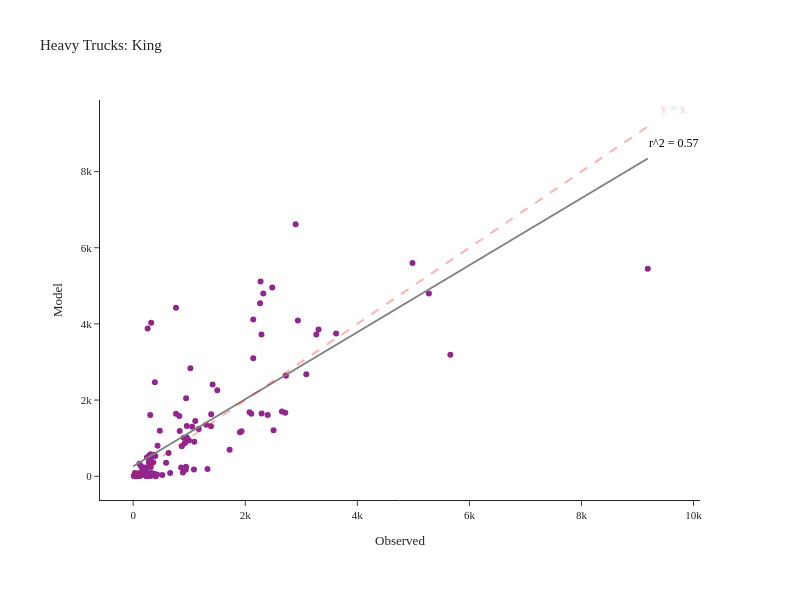

Notebook source saved alongside this figure:
### Code cell
fig = create_truck_chart(df_daily_heavy, 'Heavy', 'King')
fig.show()

### Figure 1 — Plotly figure (JSON) as saved in the notebook; plotly's stock layout.template omitted (floating-point values rounded to 4 significant figures; data arrays with more than 128 entries replaced by an {"elided": "..."} marker saying what was removed)
{"data": [{"customdata": {"elided": "132x2 str values"}, "hovertemplate": "Observed=%{x}<br>Model=%{y}<br>location=%{customdata[0]}<br>County=%{customdata[1]}<extra></extra>", "legendgroup": "", "line": {"color": "Grey", "width": 2}, "marker": {"color": "#91268F", "symbol": "circle"}, "mode": "markers", "name": "", "orientation": "v", "showlegend": false, "type": "scatter", "x": {"elided": "132 int values"}, "xaxis": "x", "y": {"elided": "132 int values"}, "yaxis": "y"}, {"hovertemplate": "Observed=%{x}<br>Model=%{y}<extra></extra>", "legendgroup": "", "line": {"color": "Grey", "dash": "solid", "width": 2}, "marker": {"symbol": "circle"}, "mode": "lines", "name": "", "orientation": "v", "showlegend": false, "type": "scatter", "x": [0.0, 92.76, 185.5, 278.3, 371.0, 463.8, 556.5, 649.3, 742.1, 834.8, 927.6, 1020.0, 1113.0, 1206.0, 1299.0, 1391.0, 1484.0, 1577.0, 1670.0, 1762.0, 1855.0, 1948.0, 2041.0, 2133.0, 2226.0, 2319.0, 2412.0, 2504.0, 2597.0, 2690.0, 2783.0, 2875.0, 2968.0, 3061.0, 3154.0, 3247.0, 3339.0, 3432.0, 3525.0, 3618.0, 3710.0, 3803.0, 3896.0, 3989.0, 4081.0, 4174.0, 4267.0, 4360.0, 4452.0, 4545.0, 4638.0, 4731.0, 4823.0, 4916.0, 5009.0, 5102.0, 5194.0, 5287.0, 5380.0, 5473.0, 5565.0, 5658.0, 5751.0, 5844.0, 5936.0, 6029.0, 6122.0, 6215.0, 6308.0, 6400.0, 6493.0, 6586.0, 6679.0, 6771.0, 6864.0, 6957.0, 7050.0, 7142.0, 7235.0, 7328.0, 7421.0, 7513.0, 7606.0, 7699.0, 7792.0, 7884.0, 7977.0, 8070.0, 8163.0, 8255.0, 8348.0, 8441.0, 8534.0, 8626.0, 8719.0, 8812.0, 8905.0, 8997.0, 9090.0, 9183.0], "xaxis": "x", "y": [262.9, 344.5, 426.2, 507.8, 589.4, 671.0, 752.6, 834.2, 915.8, 997.4, 1079.0, 1161.0, 1242.0, 1324.0, 1405.0, 1487.0, 1569.0, 1650.0, 1732.0, 1813.0, 1895.0, 1977.0, 2058.0, 2140.0, 2222.0, 2303.0, 2385.0, 2466.0, 2548.0, 2630.0, 2711.0, 2793.0, 2874.0, 2956.0, 3038.0, 3119.0, 3201.0, 3282.0, 3364.0, 3446.0, 3527.0, 3609.0, 3690.0, 3772.0, 3854.0, 3935.0, 4017.0, 4099.0, 4180.0, 4262.0, 4343.0, 4425.0, 4507.0, 4588.0, 4670.0, 4751.0, 4833.0, 4915.0, 4996.0, 5078.0, 5159.0, 5241.0, 5323.0, 5404.0, 5486.0, 5567.0, 5649.0, 5731.0, 5812.0, 5894.0, 5976.0, 6057.0, 6139.0, 6220.0, 6302.0, 6384.0, 6465.0, 6547.0, 6628.0, 6710.0, 6792.0, 6873.0, 6955.0, 7036.0, 7118.0, 7200.0, 7281.0, 7363.0, 7444.0, 7526.0, 7608.0, 7689.0, 7771.0, 7853.0, 7934.0, 8016.0, 8097.0, 8179.0, 8261.0, 8342.0], "yaxis": "y"}], "layout": {"annotations": [{"align": "right", "font": {"color": "pink", "size": 12}, "showarrow": false, "text": "y = x", "x": 9642.0, "y": 9642.0}, {"align": "right", "font": {"color": "black", "size": 12}, "showarrow": false, "text": "r^2 = 0.57", "x": 9642.0, "y": 8759.0}], "height": 600, "legend": {"tracegroupgap": 0}, "margin": {"b": 100, "l": 100, "r": 100, "t": 100}, "shapes": [{"line": {"color": "Red", "dash": "dash", "width": 2}, "type": "line", "x0": 0, "x1": 9183, "y0": 0, "y1": 9183}], "title": {"text": "Heavy Trucks: King"}, "width": 800, "xaxis": {"anchor": "y", "domain": [0.0, 1.0], "title": {"text": "Observed"}}, "yaxis": {"anchor": "x", "domain": [0.0, 1.0], "title": {"text": "Model"}}}}
